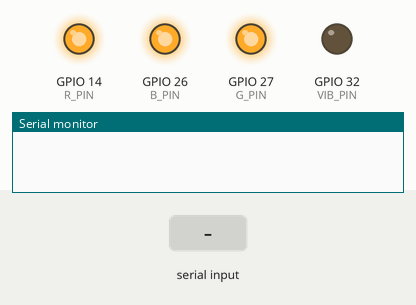
Bench run of a sketch on a simulated ESP32. Parts: output pins drawn as LEDs (lit = HIGH), the last lines printed to the serial monitor. Inputs (shaded band) come from the test bench.

Above: at 1.2 s.
1.3 s: "7" received over the second serial link
At 2.3 s:
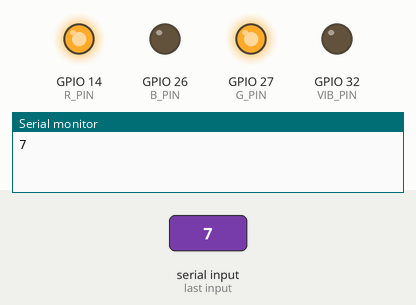
2.8 s: "8" received over the second serial link
At 3.4 s:
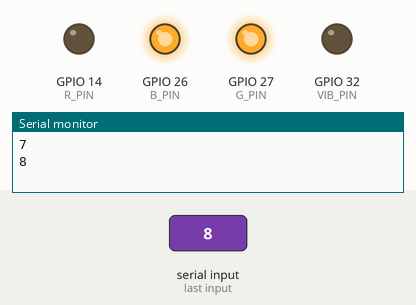
4.3 s: "3" received over the second serial link
At 4.6 s:
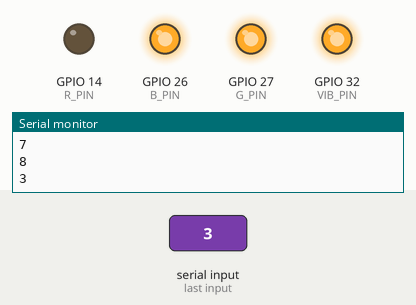
5.8 s: "9" received over the second serial link
At 7.0 s:
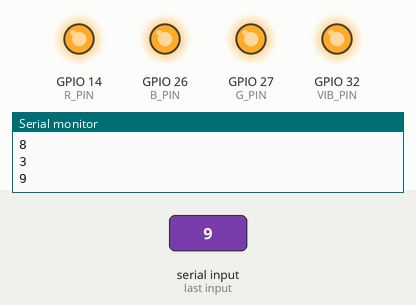
7.3 s: "7" received over the second serial link
At 8.1 s:
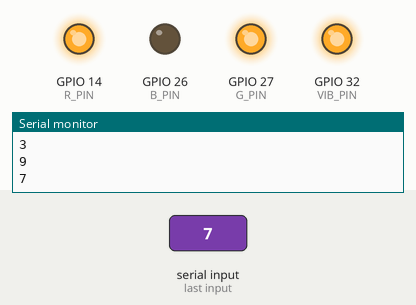
8.8 s: "4" received over the second serial link
At 9.2 s:
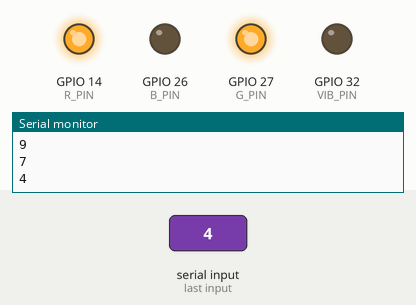
Timing chart, 0 to 11.3 s (numbered marks = the images above; inputs shaded):
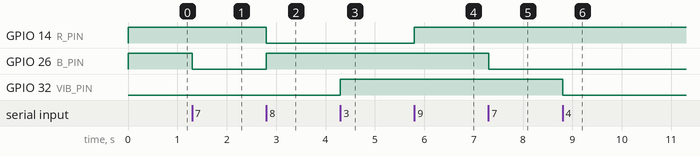

The sketch:

led_vib_out.ino
```cpp
#include <SoftwareSerial.h>

SoftwareSerial mySerial(16, 17);

#define R_PIN 14
#define G_PIN 27
#define B_PIN 26
#define VIB_PIN 32

void LED_RED(){
	digitalWrite(R_PIN, 0);
	digitalWrite(G_PIN, 255);
	digitalWrite(B_PIN, 255);
}

void LED_BLUE(){
	digitalWrite(R_PIN, 255);
	digitalWrite(G_PIN, 255);
	digitalWrite(B_PIN, 0);
}

void LED_OFF(){
  LED_RED();
	digitalWrite(R_PIN, 0);
	digitalWrite(G_PIN, 0);
	digitalWrite(G_PIN, 0);

	digitalWrite(R_PIN, 255);
	digitalWrite(G_PIN, 255);
	digitalWrite(G_PIN, 255);
}

void VIB_ON(){
	digitalWrite(VIB_PIN, 255);
}

void VIB_OFF(){
	digitalWrite(VIB_PIN, 0);
}

void setup(){
  mySerial.begin(9600);
  Serial.begin(115200);
  pinMode(R_PIN, OUTPUT);
  pinMode(G_PIN, OUTPUT);
  pinMode(B_PIN, OUTPUT);
  pinMode(VIB_PIN, OUTPUT);
  LED_OFF();
  VIB_OFF();
}

void loop(){
  if(mySerial.available()){
   char c = (char)mySerial.read();
   Serial.println(c);
    if(c == '7') {
		LED_BLUE();
    } else if(c == '8'){
		LED_RED();
    } else if(c == '9'){
		LED_OFF();
	} else if(c == '4'){
		VIB_OFF();
	} else if(c == '3'){
		VIB_ON();
	}
  }
}
```

Measured:
- after the input at 1.3 s, GPIO 26 (B_PIN): HIGH → LOW at once
- after the input at 2.8 s, GPIO 14 (R_PIN): HIGH → LOW at once; GPIO 26 (B_PIN): LOW → HIGH at once
- after the input at 4.3 s, GPIO 32 (VIB_PIN): LOW → HIGH at once
- after the input at 5.8 s, GPIO 14 (R_PIN): LOW → HIGH at once
- after the input at 7.3 s, GPIO 26 (B_PIN): HIGH → LOW at once
- after the input at 8.8 s, GPIO 32 (VIB_PIN): HIGH → LOW at once
